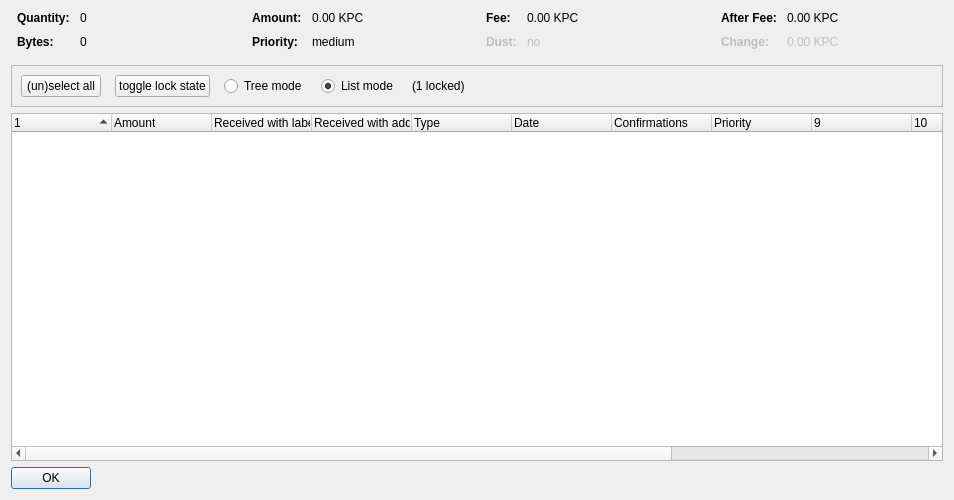
<?xml version="1.0" encoding="UTF-8"?>
<ui version="4.0">
 <class>CoinControlDialog</class>
 <widget class="QDialog" name="CoinControlDialog">
  <property name="geometry">
   <rect>
    <x>0</x>
    <y>0</y>
    <width>954</width>
    <height>500</height>
   </rect>
  </property>
  <property name="windowTitle">
   <string>Coin Selection</string>
  </property>
  <layout class="QVBoxLayout" name="verticalLayout">
   <item>
    <layout class="QHBoxLayout" name="horizontalLayoutTop" stretch="0,0,0,0">
     <property name="topMargin">
      <number>0</number>
     </property>
     <property name="bottomMargin">
      <number>10</number>
     </property>
     <item>
      <layout class="QFormLayout" name="formLayoutCoinControl1">
       <property name="horizontalSpacing">
        <number>10</number>
       </property>
       <property name="verticalSpacing">
        <number>10</number>
       </property>
       <property name="leftMargin">
        <number>6</number>
       </property>
       <property name="rightMargin">
        <number>6</number>
       </property>
       <item row="0" column="0">
        <widget class="QLabel" name="labelCoinControlQuantityText">
         <property name="font">
          <font>
           <weight>75</weight>
           <bold>true</bold>
          </font>
         </property>
         <property name="text">
          <string>Quantity:</string>
         </property>
        </widget>
       </item>
       <item row="0" column="1">
        <widget class="QLabel" name="labelCoinControlQuantity">
         <property name="cursor">
          <cursorShape>IBeamCursor</cursorShape>
         </property>
         <property name="contextMenuPolicy">
          <enum>Qt::ActionsContextMenu</enum>
         </property>
         <property name="text">
          <string notr="true">0</string>
         </property>
         <property name="textInteractionFlags">
          <set>Qt::LinksAccessibleByMouse|Qt::TextSelectableByKeyboard|Qt::TextSelectableByMouse</set>
         </property>
        </widget>
       </item>
       <item row="1" column="0">
        <widget class="QLabel" name="labelCoinControlBytesText">
         <property name="font">
          <font>
           <weight>75</weight>
           <bold>true</bold>
          </font>
         </property>
         <property name="text">
          <string>Bytes:</string>
         </property>
        </widget>
       </item>
       <item row="1" column="1">
        <widget class="QLabel" name="labelCoinControlBytes">
         <property name="cursor">
          <cursorShape>IBeamCursor</cursorShape>
         </property>
         <property name="contextMenuPolicy">
          <enum>Qt::ActionsContextMenu</enum>
         </property>
         <property name="text">
          <string notr="true">0</string>
         </property>
         <property name="textInteractionFlags">
          <set>Qt::LinksAccessibleByMouse|Qt::TextSelectableByKeyboard|Qt::TextSelectableByMouse</set>
         </property>
        </widget>
       </item>
      </layout>
     </item>
     <item>
      <layout class="QFormLayout" name="formLayoutCoinControl2">
       <property name="horizontalSpacing">
        <number>10</number>
       </property>
       <property name="verticalSpacing">
        <number>10</number>
       </property>
       <property name="leftMargin">
        <number>6</number>
       </property>
       <property name="rightMargin">
        <number>6</number>
       </property>
       <item row="0" column="0">
        <widget class="QLabel" name="labelCoinControlAmountText">
         <property name="font">
          <font>
           <weight>75</weight>
           <bold>true</bold>
          </font>
         </property>
         <property name="text">
          <string>Amount:</string>
         </property>
        </widget>
       </item>
       <item row="0" column="1">
        <widget class="QLabel" name="labelCoinControlAmount">
         <property name="cursor">
          <cursorShape>IBeamCursor</cursorShape>
         </property>
         <property name="contextMenuPolicy">
          <enum>Qt::ActionsContextMenu</enum>
         </property>
         <property name="text">
          <string notr="true">0.00 KPC</string>
         </property>
         <property name="textInteractionFlags">
          <set>Qt::LinksAccessibleByMouse|Qt::TextSelectableByKeyboard|Qt::TextSelectableByMouse</set>
         </property>
        </widget>
       </item>
       <item row="1" column="0">
        <widget class="QLabel" name="labelCoinControlPriorityText">
         <property name="font">
          <font>
           <weight>75</weight>
           <bold>true</bold>
          </font>
         </property>
         <property name="text">
          <string>Priority:</string>
         </property>
        </widget>
       </item>
       <item row="1" column="1">
        <widget class="QLabel" name="labelCoinControlPriority">
         <property name="cursor">
          <cursorShape>IBeamCursor</cursorShape>
         </property>
         <property name="contextMenuPolicy">
          <enum>Qt::ActionsContextMenu</enum>
         </property>
         <property name="text">
          <string>medium</string>
         </property>
         <property name="textInteractionFlags">
          <set>Qt::LinksAccessibleByMouse|Qt::TextSelectableByKeyboard|Qt::TextSelectableByMouse</set>
         </property>
        </widget>
       </item>
      </layout>
     </item>
     <item>
      <layout class="QFormLayout" name="formLayoutCoinControl3">
       <property name="horizontalSpacing">
        <number>10</number>
       </property>
       <property name="verticalSpacing">
        <number>10</number>
       </property>
       <property name="leftMargin">
        <number>6</number>
       </property>
       <property name="rightMargin">
        <number>6</number>
       </property>
       <item row="0" column="0">
        <widget class="QLabel" name="labelCoinControlFeeText">
         <property name="font">
          <font>
           <weight>75</weight>
           <bold>true</bold>
          </font>
         </property>
         <property name="text">
          <string>Fee:</string>
         </property>
        </widget>
       </item>
       <item row="0" column="1">
        <widget class="QLabel" name="labelCoinControlFee">
         <property name="cursor">
          <cursorShape>IBeamCursor</cursorShape>
         </property>
         <property name="contextMenuPolicy">
          <enum>Qt::ActionsContextMenu</enum>
         </property>
         <property name="text">
          <string notr="true">0.00 KPC</string>
         </property>
         <property name="textInteractionFlags">
          <set>Qt::LinksAccessibleByMouse|Qt::TextSelectableByKeyboard|Qt::TextSelectableByMouse</set>
         </property>
        </widget>
       </item>
       <item row="1" column="0">
        <widget class="QLabel" name="labelCoinControlLowOutputText">
         <property name="enabled">
          <bool>false</bool>
         </property>
         <property name="font">
          <font>
           <weight>75</weight>
           <bold>true</bold>
          </font>
         </property>
         <property name="text">
          <string>Dust:</string>
         </property>
        </widget>
       </item>
       <item row="1" column="1">
        <widget class="QLabel" name="labelCoinControlLowOutput">
         <property name="enabled">
          <bool>false</bool>
         </property>
         <property name="cursor">
          <cursorShape>IBeamCursor</cursorShape>
         </property>
         <property name="contextMenuPolicy">
          <enum>Qt::ActionsContextMenu</enum>
         </property>
         <property name="text">
          <string>no</string>
         </property>
         <property name="textInteractionFlags">
          <set>Qt::LinksAccessibleByMouse|Qt::TextSelectableByKeyboard|Qt::TextSelectableByMouse</set>
         </property>
        </widget>
       </item>
      </layout>
     </item>
     <item>
      <layout class="QFormLayout" name="formLayoutCoinControl4">
       <property name="horizontalSpacing">
        <number>10</number>
       </property>
       <property name="verticalSpacing">
        <number>10</number>
       </property>
       <property name="leftMargin">
        <number>6</number>
       </property>
       <property name="rightMargin">
        <number>6</number>
       </property>
       <item row="0" column="0">
        <widget class="QLabel" name="labelCoinControlAfterFeeText">
         <property name="font">
          <font>
           <weight>75</weight>
           <bold>true</bold>
          </font>
         </property>
         <property name="text">
          <string>After Fee:</string>
         </property>
        </widget>
       </item>
       <item row="0" column="1">
        <widget class="QLabel" name="labelCoinControlAfterFee">
         <property name="cursor">
          <cursorShape>IBeamCursor</cursorShape>
         </property>
         <property name="contextMenuPolicy">
          <enum>Qt::ActionsContextMenu</enum>
         </property>
         <property name="text">
          <string notr="true">0.00 KPC</string>
         </property>
         <property name="textInteractionFlags">
          <set>Qt::LinksAccessibleByMouse|Qt::TextSelectableByKeyboard|Qt::TextSelectableByMouse</set>
         </property>
        </widget>
       </item>
       <item row="1" column="0">
        <widget class="QLabel" name="labelCoinControlChangeText">
         <property name="enabled">
          <bool>false</bool>
         </property>
         <property name="font">
          <font>
           <weight>75</weight>
           <bold>true</bold>
          </font>
         </property>
         <property name="text">
          <string>Change:</string>
         </property>
        </widget>
       </item>
       <item row="1" column="1">
        <widget class="QLabel" name="labelCoinControlChange">
         <property name="enabled">
          <bool>false</bool>
         </property>
         <property name="cursor">
          <cursorShape>IBeamCursor</cursorShape>
         </property>
         <property name="contextMenuPolicy">
          <enum>Qt::ActionsContextMenu</enum>
         </property>
         <property name="text">
          <string notr="true">0.00 KPC</string>
         </property>
         <property name="textInteractionFlags">
          <set>Qt::LinksAccessibleByMouse|Qt::TextSelectableByKeyboard|Qt::TextSelectableByMouse</set>
         </property>
        </widget>
       </item>
      </layout>
     </item>
    </layout>
   </item>
   <item>
    <widget class="QFrame" name="frame">
     <property name="minimumSize">
      <size>
       <width>0</width>
       <height>40</height>
      </size>
     </property>
     <property name="frameShape">
      <enum>QFrame::StyledPanel</enum>
     </property>
     <property name="frameShadow">
      <enum>QFrame::Sunken</enum>
     </property>
     <layout class="QHBoxLayout" name="horizontalLayout">
      <item>
       <layout class="QHBoxLayout" name="horizontalLayoutPanel" stretch="0,0,0,0,0,0">
        <property name="spacing">
         <number>14</number>
        </property>
        <item>
         <widget class="QPushButton" name="pushButtonSelectAll">
          <property name="sizePolicy">
           <sizepolicy hsizetype="Maximum" vsizetype="Fixed">
            <horstretch>0</horstretch>
            <verstretch>0</verstretch>
           </sizepolicy>
          </property>
          <property name="text">
           <string>(un)select all</string>
          </property>
          <property name="autoDefault">
           <bool>false</bool>
          </property>
         </widget>
        </item>
        <item>
         <widget class="QPushButton" name="pushButtonToggleLock">
          <property name="sizePolicy">
           <sizepolicy hsizetype="Maximum" vsizetype="Fixed">
            <horstretch>0</horstretch>
            <verstretch>0</verstretch>
           </sizepolicy>
          </property>
          <property name="text">
           <string>toggle lock state</string>
          </property>
          <property name="autoDefault">
           <bool>false</bool>
          </property>
         </widget>
        </item>
        <item>
         <widget class="QRadioButton" name="radioTreeMode">
          <property name="sizePolicy">
           <sizepolicy hsizetype="Maximum" vsizetype="Fixed">
            <horstretch>0</horstretch>
            <verstretch>0</verstretch>
           </sizepolicy>
          </property>
          <property name="text">
           <string>Tree mode</string>
          </property>
         </widget>
        </item>
        <item>
         <widget class="QRadioButton" name="radioListMode">
          <property name="sizePolicy">
           <sizepolicy hsizetype="Maximum" vsizetype="Fixed">
            <horstretch>0</horstretch>
            <verstretch>0</verstretch>
           </sizepolicy>
          </property>
          <property name="text">
           <string>List mode</string>
          </property>
          <property name="checked">
           <bool>true</bool>
          </property>
         </widget>
        </item>
        <item>
         <widget class="QLabel" name="labelLocked">
          <property name="text">
           <string>(1 locked)</string>
          </property>
         </widget>
        </item>
        <item>
         <spacer name="horizontalSpacer">
          <property name="orientation">
           <enum>Qt::Horizontal</enum>
          </property>
          <property name="sizeHint" stdset="0">
           <size>
            <width>40</width>
            <height>20</height>
           </size>
          </property>
         </spacer>
        </item>
       </layout>
      </item>
     </layout>
    </widget>
   </item>
   <item>
    <widget class="CoinControlTreeWidget" name="treeWidget">
     <property name="contextMenuPolicy">
      <enum>Qt::CustomContextMenu</enum>
     </property>
     <property name="sortingEnabled">
      <bool>false</bool>
     </property>
     <property name="columnCount">
      <number>13</number>
     </property>
     <attribute name="headerShowSortIndicator" stdset="0">
      <bool>true</bool>
     </attribute>
     <attribute name="headerStretchLastSection">
      <bool>false</bool>
     </attribute>
     <column>
      <property name="text">
       <string/>
      </property>
     </column>
     <column>
      <property name="text">
       <string>Amount</string>
      </property>
     </column>
     <column>
      <property name="text">
       <string>Received with label</string>
      </property>
     </column>
     <column>
      <property name="text">
       <string>Received with address</string>
      </property>
     </column>
     <column>
      <property name="text">
	<string>Type</string>
      </property>
     </column>
     <column>
      <property name="text">	 
       <string>Date</string>
      </property>
     </column>
     <column>
      <property name="text">
       <string>Confirmations</string>
      </property>
      <property name="toolTip">
       <string>Confirmed</string>
      </property>
     </column>
     <column>
      <property name="text">
       <string>Priority</string>
      </property>
     </column>
     <column>
      <property name="text">
       <string/>
      </property>
     </column>
     <column>
      <property name="text">
       <string/>
      </property>
     </column>
     <column>
      <property name="text">
       <string/>
      </property>
     </column>
     <column>
      <property name="text">
       <string/>
      </property>
     </column>
     <column>
      <property name="text">
       <string/>
      </property>
     </column>
    </widget>
   </item>
   <item>
    <widget class="QDialogButtonBox" name="buttonBox">
     <property name="sizePolicy">
      <sizepolicy hsizetype="Maximum" vsizetype="Fixed">
       <horstretch>0</horstretch>
       <verstretch>0</verstretch>
      </sizepolicy>
     </property>
     <property name="orientation">
      <enum>Qt::Horizontal</enum>
     </property>
     <property name="standardButtons">
      <set>QDialogButtonBox::Ok</set>
     </property>
    </widget>
   </item>
  </layout>
 </widget>
 <customwidgets>
  <customwidget>
   <class>CoinControlTreeWidget</class>
   <extends>QTreeWidget</extends>
   <header>coincontroltreewidget.h</header>
  </customwidget>
 </customwidgets>
 <resources/>
 <connections/>
</ui>
